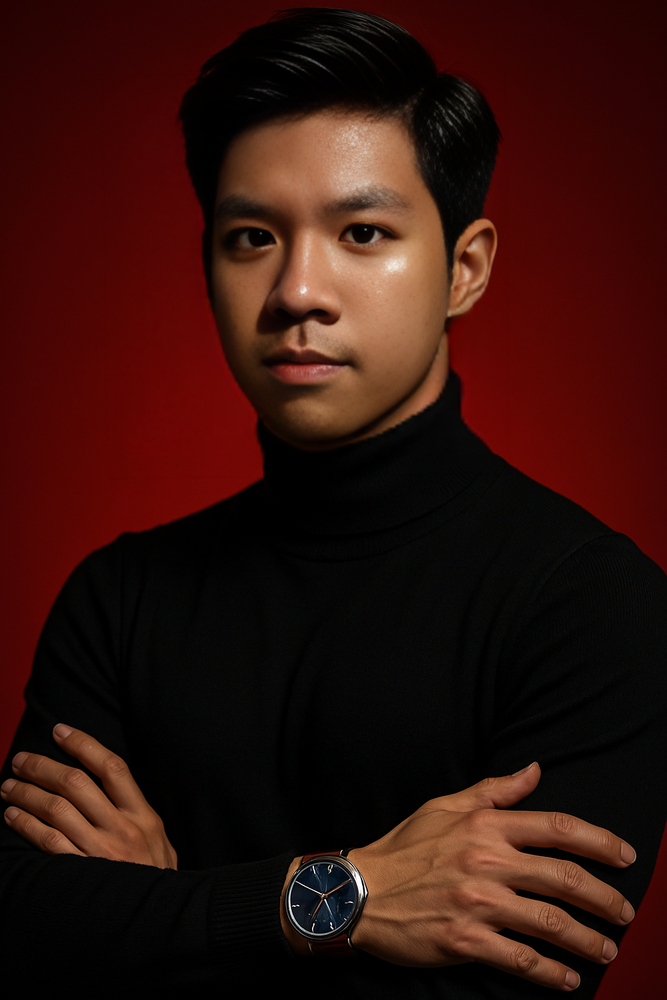
#> input picture Full Images/9e9f8853-bced-436d-9faf-5c7d80bd010f.png, 667 x 1000 px, shrunk from 1024 x 1536 before the run, found by its file name
$ jupyter execute 'Project 16.ipynb'
#> lines starting #> are read from the running program, lines starting #| are printed output that depends on the picture
[cell 1]
from PIL import Image
import numpy as np
import matplotlib.pyplot as plt
from scipy import ndimage

# Đọc hình ảnh
image_path = '9e9f8853-bced-436d-9faf-5c7d80bd010f.png'
img = Image.open(image_path)
#> img is the input picture: PIL image 667x1000 RGB; mean R, G, B 51.2, 18.2, 12.6

# Chuyển sang ảnh xám
gray_image = img.convert('L')
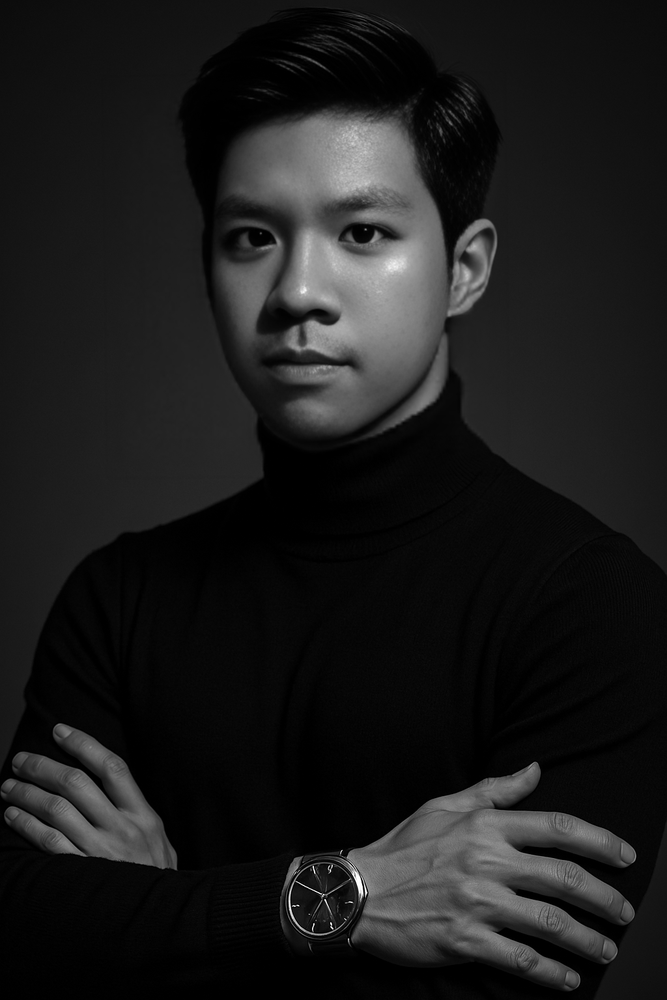
#> gray_image: PIL image 667x1000 L; min 0, max 255, mean 27.4

#Chuyển ảnh xám về mảng
image_array = np.array(gray_image)

# Làm mờ ảnh xám với bộ lọc Gaussian
sigma_1 = 0.5
blurred_image_a = ndimage.gaussian_filter(image_array, sigma = 0.5, mode = 'constant')
blurred_image_b = ndimage.gaussian_filter(image_array, sigma = 3, mode = 'constant')
blurred_image_c = ndimage.gaussian_filter(image_array, sigma = 15, mode = 'constant')
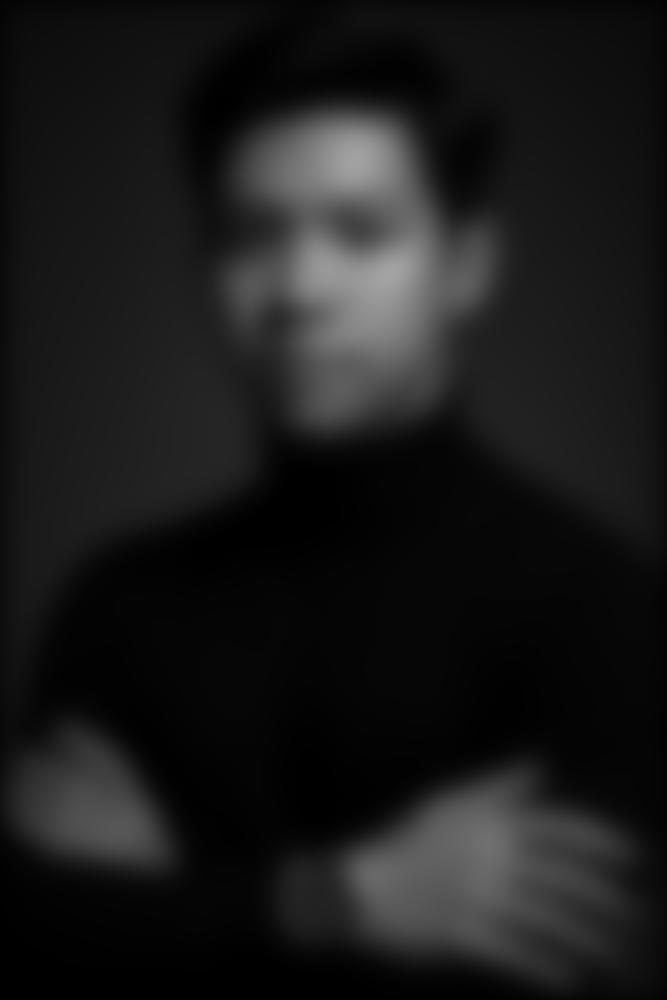
#> blurred_image_c: shape (1000, 667); min 0, max 163, mean 26

# Hiển thị ảnh
fig, axs = plt.subplots(2,2, figsize = (10,15))
plt.subplot(2,2,1)
plt.imshow(gray_image, cmap='gray')
plt.title('Ảnh xám gốc')

plt.subplot(2,2,2)
plt.imshow(blurred_image_a, cmap='gray')
plt.title('Sigma=0.5')

plt.subplot(2,2,3)
plt.imshow(blurred_image_b, cmap='gray')
plt.title('Sigma=3')

plt.subplot(2,2,4)
plt.imshow(blurred_image_c, cmap='gray')
plt.title('Sigma=15')
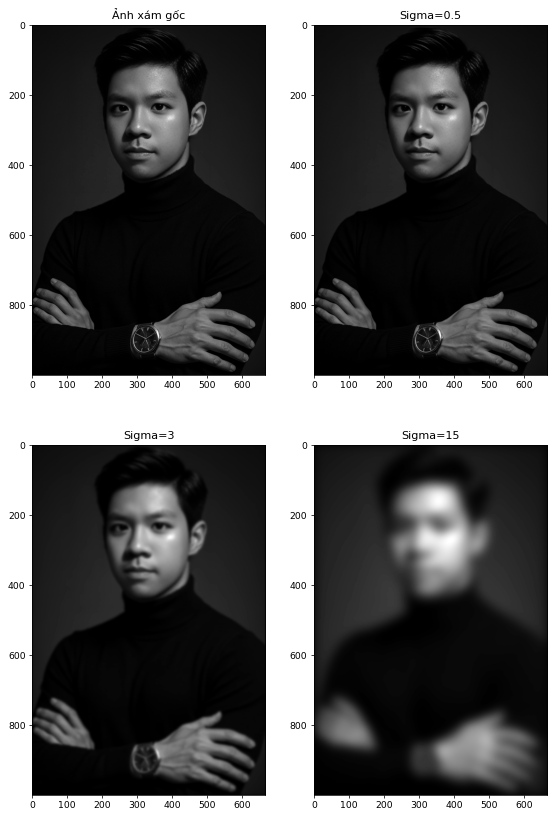
#> figure drawn by matplotlib, 4 panels

$ run again, with Full Images/57bf0a9d-a9b4-4e9e-b282-15f5c5cf9735.png copied over Full Images/9e9f8853-bced-436d-9faf-5c7d80bd010f.png
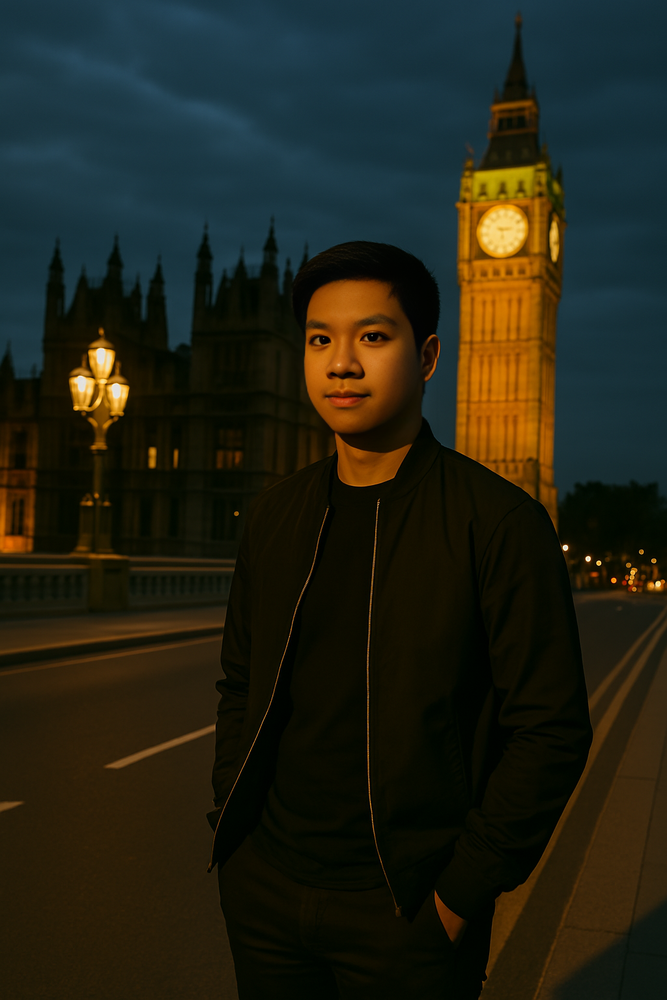
#> input picture Full Images/57bf0a9d-a9b4-4e9e-b282-15f5c5cf9735.png, 667 x 1000 px, shrunk from 1024 x 1536 before the run, found by its file name
#> img is the input picture: PIL image 667x1000 RGB; mean R, G, B 34.2, 34.6, 22.4
#> `blurred_image_c = ndimage.gaussian_filter(image_array, sigma = 15, mod..`:
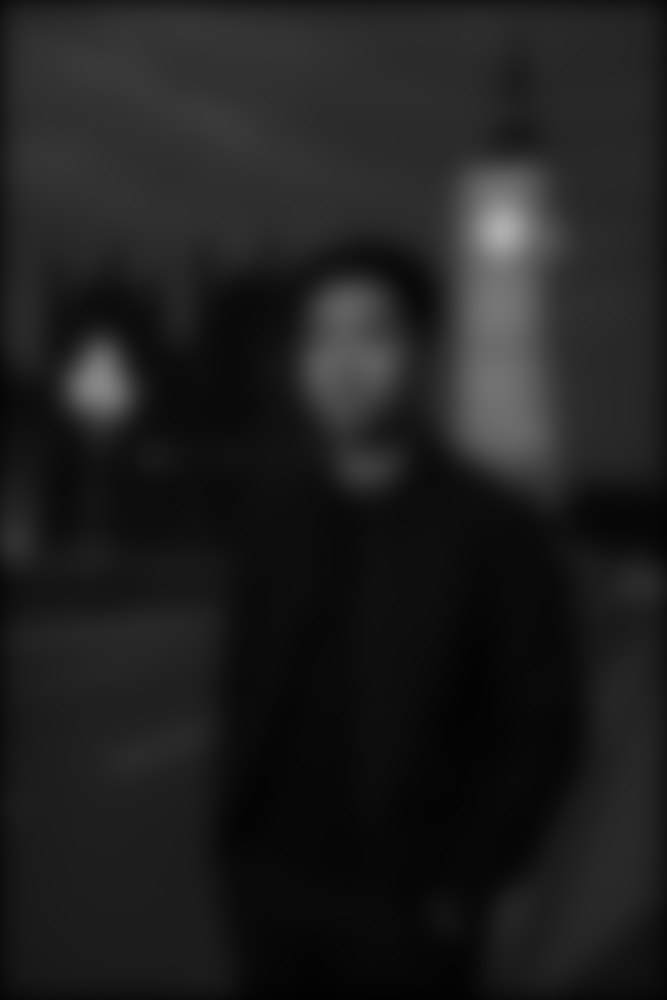
#> blurred_image_c: shape (1000, 667); min 1, max 173, mean 31.1
#> `[cell 1] from PIL import Image import numpy as np import matplotlib.py..`:
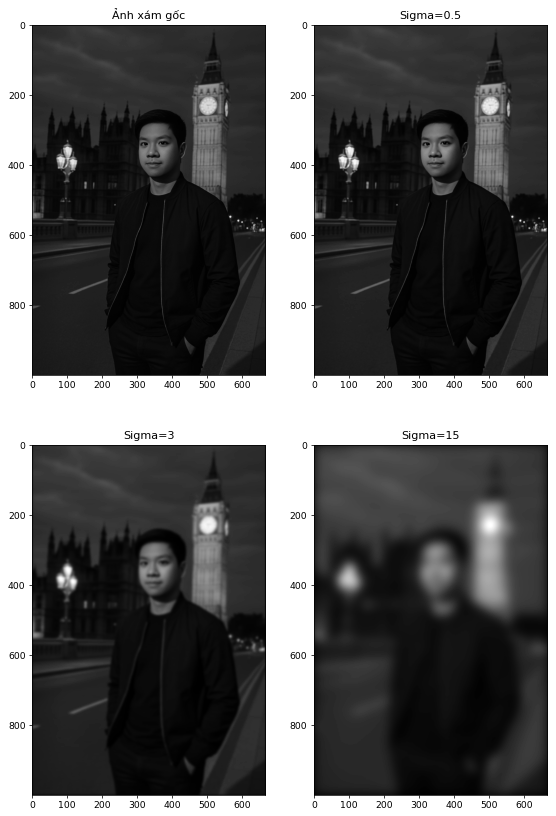
#> figure drawn by matplotlib, 4 panels
